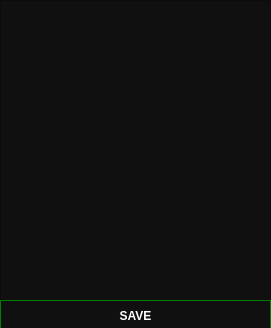
<?xml version="1.0" encoding="UTF-8"?>
<ui version="4.0">
 <class>mynotebook</class>
 <widget class="QDialog" name="mynotebook">
  <property name="geometry">
   <rect>
    <x>0</x>
    <y>0</y>
    <width>271</width>
    <height>328</height>
   </rect>
  </property>
  <property name="windowTitle">
   <string>Dialog</string>
  </property>
  <widget class="QTextEdit" name="textEdit">
   <property name="geometry">
    <rect>
     <x>0</x>
     <y>0</y>
     <width>271</width>
     <height>301</height>
    </rect>
   </property>
   <property name="styleSheet">
    <string notr="true">QTextEdit {color:white;    
 
    background: rgb(16, 16, 16);
}</string>
   </property>
  </widget>
  <widget class="QPushButton" name="pushButton">
   <property name="geometry">
    <rect>
     <x>0</x>
     <y>300</y>
     <width>271</width>
     <height>31</height>
    </rect>
   </property>
   <property name="font">
    <font>
     <bold>true</bold>
    </font>
   </property>
   <property name="styleSheet">
    <string notr="true">QPushButton {
 color:white;
 
background: rgb(16, 16, 16) ; 

border: 1px solid green;
}

QPushButton:hover {
	color:white;
     background-color: green;
    
}
</string>
   </property>
   <property name="text">
    <string>SAVE</string>
   </property>
  </widget>
 </widget>
 <resources/>
 <connections/>
</ui>
